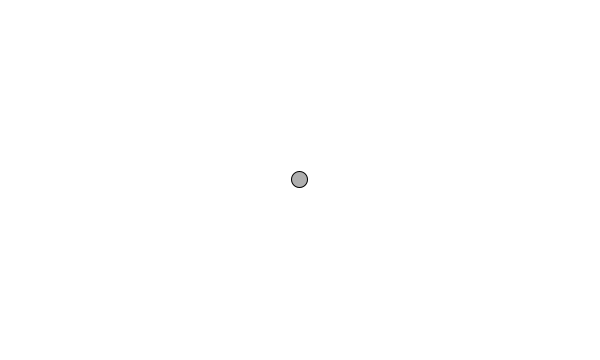
Frame 1 (no input)
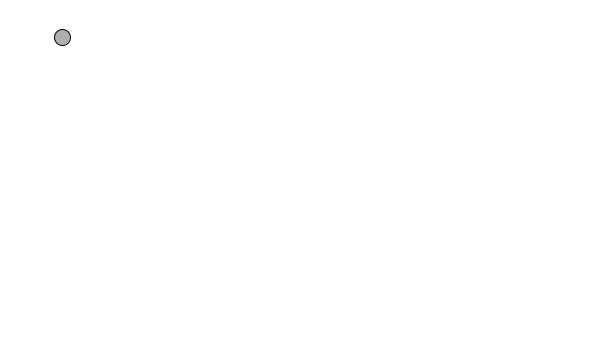
Frame 60 (the mouse pressed at the canvas centre just before this capture)
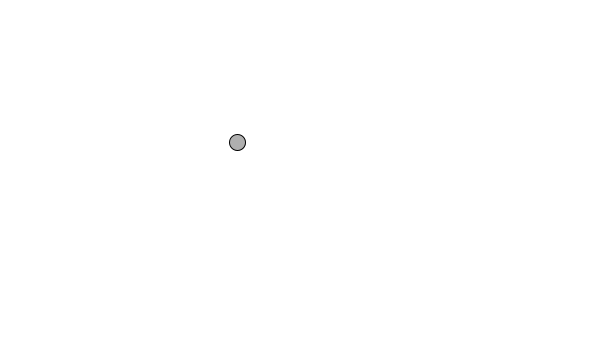
Frame 120 (the mouse held since frame 60 and released just before this capture)

The Processing sketch that drew these frames (run headless with seeded random() and noise(); from frame 60 on, the mouse is pressed at the canvas centre):

// Processing sketch: ArrayRunners
// ── ArrayRunners.pde
class Mover{
 
  PVector location;
  PVector velocity;
  PVector acceleration;
  float topspeed;
  
  
  Mover(){
   
    location = new PVector(width/2,height/2);
    velocity = new PVector(0,0);
    acceleration = new PVector(0,0);
    topspeed = 5;
  }
  
  void update(){
    velocity.add(acceleration);
    velocity.limit(topspeed);
   location.add(velocity); 

  }
  
  void display(){
   stroke(0);
   fill(175);
   ellipse(location.x,location.y,16,16);
  }
  
  void checkEdges(){
   if (location.x > width){
     location.x = 0;
   }
   else if(location.x < 0){
     location.x = width;
   }
   
   if (location.y > height){
     location.y = 0;
   }
   else if(location.y < 0){
     location.y = height;
   }
  }
}




Mover mover;

void setup(){
  size(600,360);
  mover = new Mover();

}


void draw(){
 
  background(255);

  PVector mouse = new PVector(mouseX,mouseY);
  
  PVector dir = PVector.sub(mouse,mover.location);

  dir.normalize();
  
  dir.mult(0.5);
  
  mover.acceleration = dir;
  
  mover.update();
  mover.display();

}
